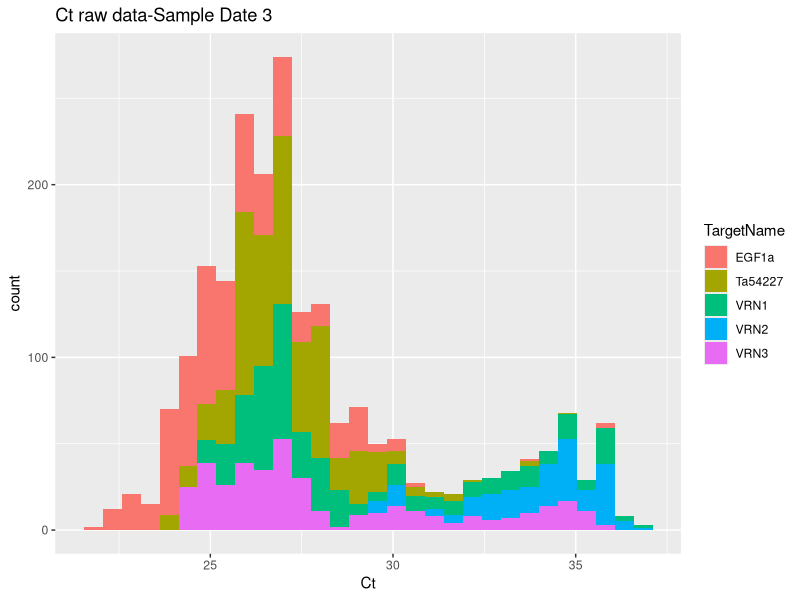
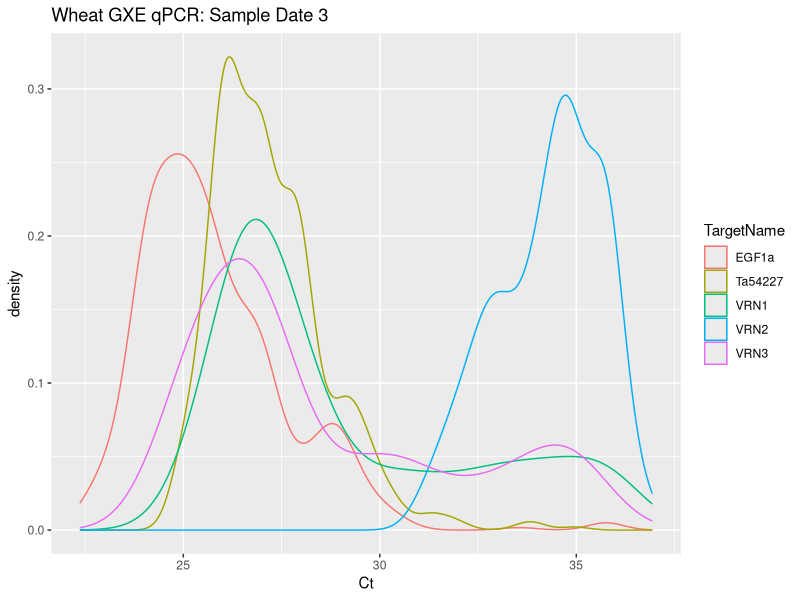
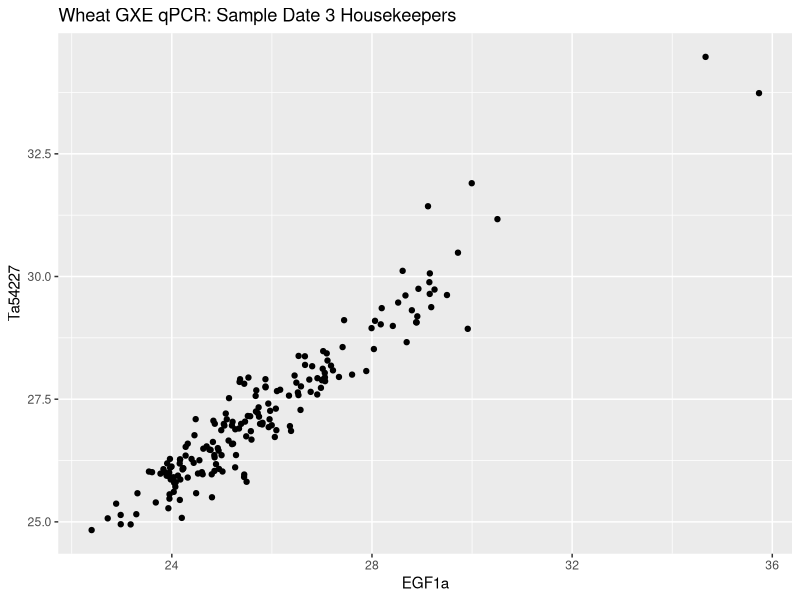
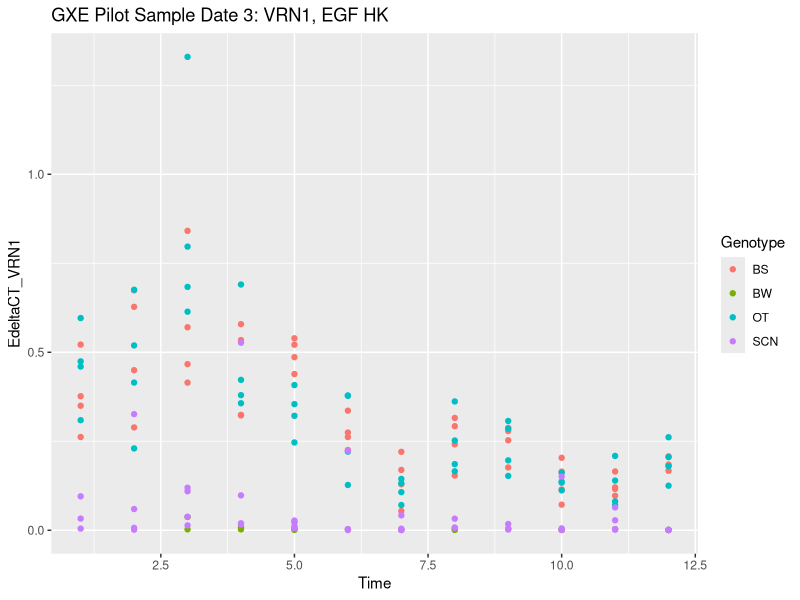
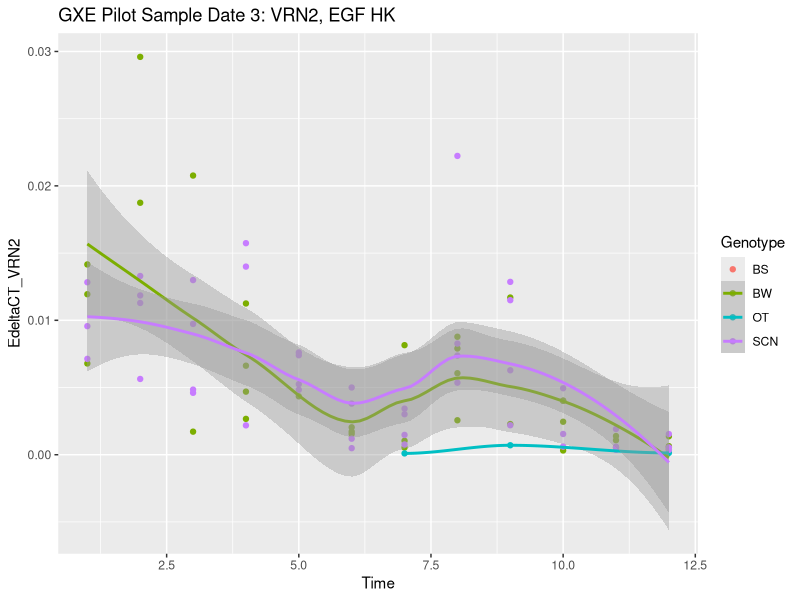
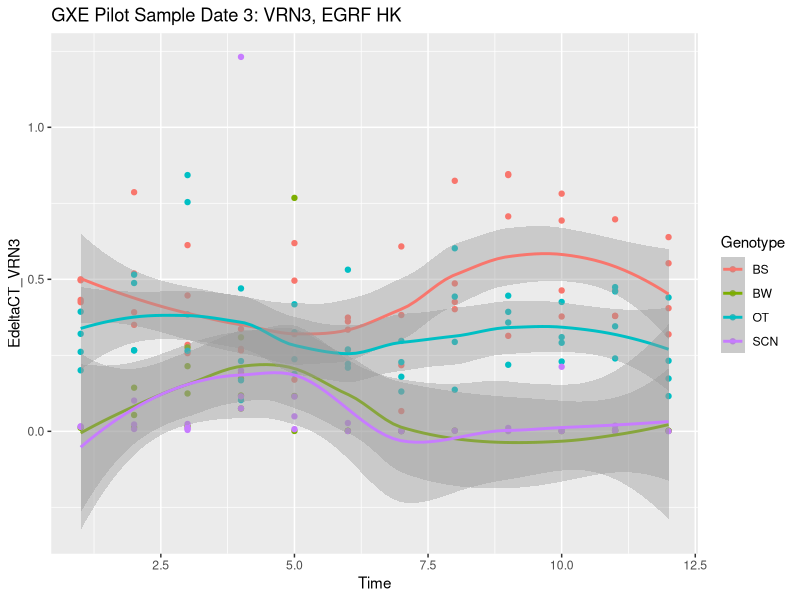
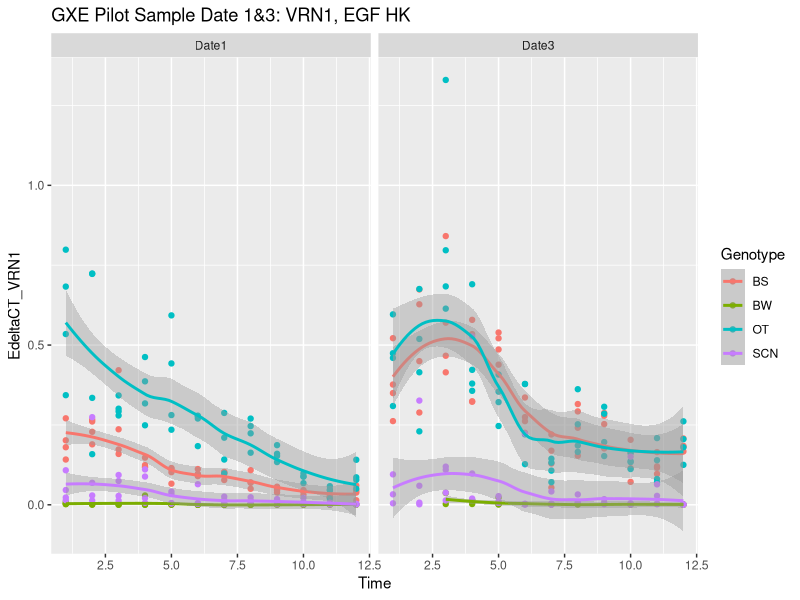
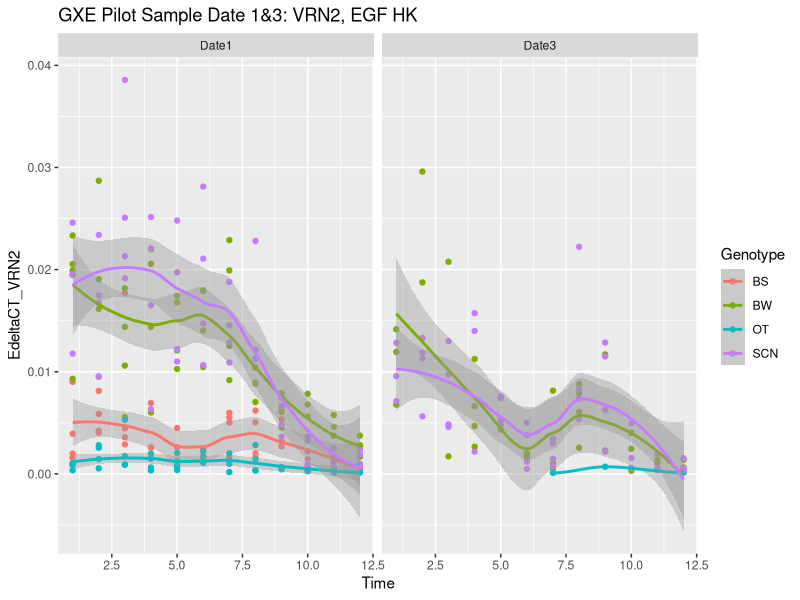

These figures' R source, in order:
## ---- chunk 1
library(knitr)
rm(list=ls())
opts_chunk$set(fig.width=12, fig.height=8, fig.path='Figs/',
               echo=TRUE, warning=FALSE, message=FALSE)
## ---- chunk 2
# library(gdata)
library(data.table)
library(dplyr)
library(tidyr)
library(ggplot2)
require(gdata)
require(car)
## ---- chunk 3
raw_dt <- fread('Sampledate3_raw.csv',stringsAsFactors = TRUE)
raw_dt$SampleName <- trim(raw_dt$SampleName)
raw_dt$plate <- as.numeric(gsub("plate","",raw_dt$plate))
## ---- chunk 4
raw_dt %>% ggplot(aes(x=Ct,fill=TargetName)) + 
  geom_histogram(position='stack') + 
  ggtitle('Ct raw data-Sample Date 3')

## ---- chunk 5
sample_times_df <- fread('./Sampling Times.txt')
head(sample_times_df)
## ---- chunk 6

raw_dt %>% filter(Task == 'Unknown'  ) %>%
  separate(SampleName,into=c('geno','num'),sep = " ") %>%
  ggplot(data=.,aes(x=Ct)) +
  geom_density(aes(color=TargetName),alpha=0.3) +
  ggtitle('Wheat GXE qPCR: Sample Date 3')

## ---- chunk 7
raw_dt %>% filter(Task == 'Unknown' & (TargetName == "EGF1a" | TargetName == "Ta54227")) %>% unique %>% group_by(TargetName,SampleName) %>% 
  summarise(meanCt=mean(Ct))  %>%
    spread(TargetName,meanCt) %>%
    ggplot(aes(x=EGF1a,y=Ta54227)) + 
  geom_point() +
  ggtitle('Wheat GXE qPCR: Sample Date 3 Housekeepers')
## ---- chunk 8
raw_dt %>% filter(TargetName=='Ta54227', Ct > 32.5)
## ---- chunk 9
raw_dt %>% 
  filter(Task == 'Unknown') %>%
  group_by(TargetName,SampleName) %>%
  summarise(meanCt=mean(Ct))  %>%
  spread(TargetName,meanCt) 
## ---- chunk 10
raw_dt %>% filter(Task == 'Unknown' & SampleName != 'extra') %>%
  spread(TargetName,Ct) %>% 
  group_by(plate,SampleName) %>% 
  summarise(EGF1a_mean=mean(EGF1a,na.rm=T),
            Ta54227_mean=mean(Ta54227,na.rm=T),
            VRN1_mean=mean(VRN1,na.rm=T),
            VRN2_mean=mean(VRN2,na.rm=T),
            VRN3_mean=mean(VRN3,na.rm=T)) %>%
inner_join(sample_times_df,copy = TRUE) %>%
  arrange(Time,SampleName)
## ---- chunk 11
sample_dt <- data.table(raw_dt %>% filter(Task == 'Unknown' & SampleName != 'extra') %>%
  spread(TargetName,Ct) %>% 
  group_by(plate,SampleName) %>% 
  summarise(EGF1a_mean=mean(EGF1a,na.rm=T),
            Ta54227_mean=mean(Ta54227,na.rm=T),
            VRN1_mean=mean(VRN1,na.rm=T),
            VRN2_mean=mean(VRN2,na.rm=T),
            VRN3_mean=mean(VRN3,na.rm=T)) %>%
inner_join(sample_times_df,copy = TRUE)%>%
  separate(SampleName, into=c('Genotype','Pot')) %>%
    mutate(Time=as.numeric(gsub("S","",Time))) %>%
  arrange(Time,Genotype))
head(sample_dt)
## ---- chunk 12
(sample_Ct_dt <- data.table(sample_dt %>%

    mutate(EdeltaCT_VRN1=2^-(VRN1_mean - EGF1a_mean),
                     EdeltaCT_VRN2=2^-(VRN2_mean - EGF1a_mean),
                     EdeltaCT_VRN3=2^-(VRN3_mean - EGF1a_mean)) %>%
    mutate(TdeltaCT_VRN1=2^-(VRN1_mean -  Ta54227_mean),
                     TdeltaCT_VRN2=2^-(VRN2_mean -  Ta54227_mean),
                     TdeltaCT_VRN3=2^-(VRN3_mean -  Ta54227_mean)) ))
  
## ---- chunk 13
sample_Ct_dt %>% 
  ggplot(aes(x=Time,y=EdeltaCT_VRN1)) + 
  geom_point(aes(color=Genotype)) + 
  ggtitle('GXE Pilot Sample Date 3: VRN1, EGF HK')
## ---- chunk 14
sample_Ct_dt %>% 
  ggplot(aes(x=Time,y=EdeltaCT_VRN2)) + 
  geom_point(aes(color=Genotype)) + 
  geom_smooth(aes(color=Genotype)) +
  ggtitle('GXE Pilot Sample Date 3: VRN2, EGF HK')
## ---- chunk 15
sample_Ct_dt %>% 
  ggplot(aes(x=Time,y=EdeltaCT_VRN3)) + 
  geom_point(aes(color=Genotype)) + 
  geom_smooth(aes(color=Genotype)) +
  ggtitle('GXE Pilot Sample Date 3: VRN3, EGRF HK')
## ---- chunk 16
raw_dt %>% 
  filter(Task=='IRC') %>%
  group_by(plate,TargetName) %>%
  summarise(mean=mean(Ct)) %>% spread(key = TargetName,value = mean)
## ---- chunk 17
write.csv(sample_Ct_dt,file='Sampledate3_bysample.csv',row.names =FALSE)
## ---- chunk 18
Date1 <- fread('./Sampledate1_bysample.csv')
Date1$Date <- "Date1"
sample_Ct_dt$Date <- "Date3"

## ---- chunk 19
Date1[,unique(Genotype)]
sample_Ct_dt[,unique(Genotype)]
Date1[Genotype=='OTE',Genotype:='OT'][NULL]
merged_dt <- rbindlist(list(Date1,sample_Ct_dt),use.names = TRUE)
## ---- chunk 20
write.csv(merged_dt,file='./Sampledates1and3Bysample.csv',row.names=FALSE)
## ---- chunk 21
merged_dt %>%
  ggplot(aes(x=Time,y=EdeltaCT_VRN1)) +
  geom_point(aes(color=Genotype)) +
  geom_smooth(aes(color=Genotype)) +
  ggtitle('GXE Pilot Sample Date 1&3: VRN1, EGF HK') + 
  facet_wrap(~ Date)
## ---- chunk 22
merged_dt %>%
  ggplot(aes(x=Time,y=EdeltaCT_VRN2)) +
  geom_point(aes(color=Genotype)) +
  geom_smooth(aes(color=Genotype)) +
  ggtitle('GXE Pilot Sample Date 1&3: VRN2, EGF HK') + 
  facet_wrap(~ Date)
## ---- chunk 23
merged_dt %>%
  ggplot(aes(x=Time,y=EdeltaCT_VRN3)) +
  geom_point(aes(color=Genotype)) +
  geom_smooth(aes(color=Genotype)) +
  ggtitle('GXE Pilot Sample Date 1&3: VRN3, EGF HK') + 
  facet_wrap(~ Date)
